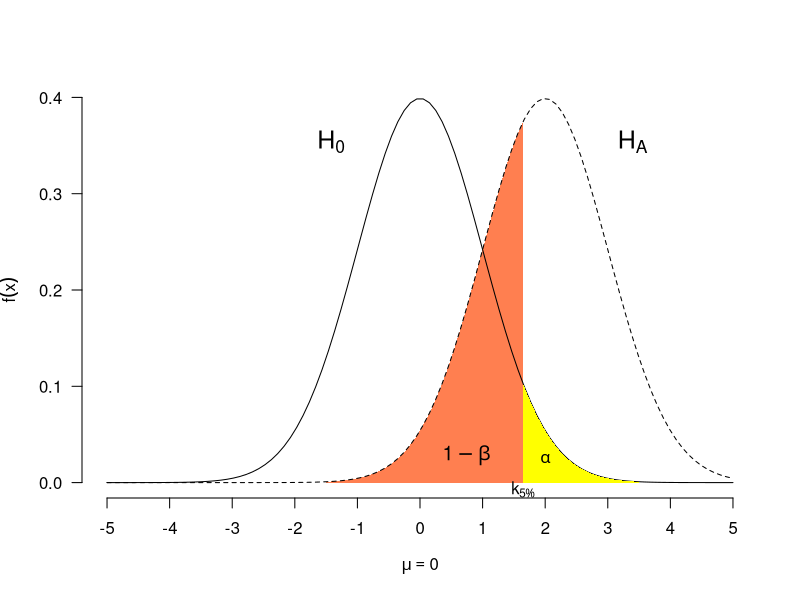
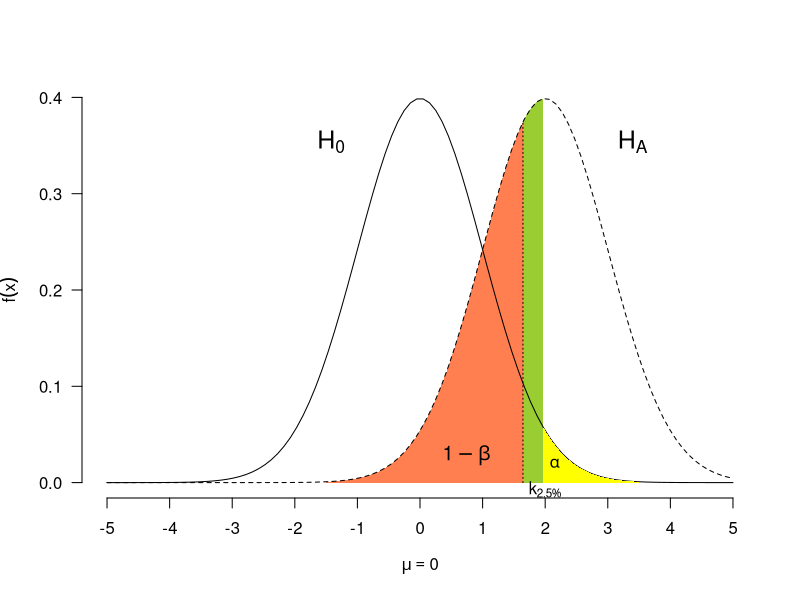

Here is the R script that generated these plots, in order:
# TODO: Add comment
# 
# Author: ortellic
###############################################################################

pdf(file="grafici/errorePrimaESecondaSpecie.pdf")

x <- seq(-3.5,3.5,length.out = 100)
y <- dnorm(x)

q95 <- qnorm(0.95)

Xd <- seq(q95,-1.5,length.out=30)
Yd<- dnorm(Xd,mean=2)
Xd <- c(q95,Xd,Xd[30])
Yd <- c(0,Yd,0)

#Xd <- c(Xd,NA,q95,seq(q95,3.5,length.out=30),seq(q95,3.5,length.out=30)[30])
#Yd <- c(Yd,NA,0,dnorm(seq(q95,3.5,length.out=30)),0)

x <- seq(-5,5,length.out = 100)
y <- dnorm(x,mean=0,sd=1)


plot(x,y,xlab=expression(mu==0),type="l",ylab=expression(f(x)),
		panel.first=polygon(Xd,Yd,col="coral",border = NA),
		las=1,axes=FALSE,xlim=c(-5,5),ylim=c(0,0.4))


Axis(at=(0:4)/10,side=2,las=1)
Axis(at=-5:5,side=1)

y <- dnorm(x,mean=2,sd=1)
lines(x,y,type="l",lty=2)
# abline(v=q95,lty=3)
text(-1.8, 0.35, expression(H[0]),pos=4,cex = 1.5)
text(3, 0.35, expression(H[A]),pos=4,cex = 1.5)

Xd <- c(q95,seq(q95,3.5,length.out=30),seq(q95,3.5,length.out=30)[30])
Yd <- c(0,dnorm(seq(q95,3.5,length.out=30)),0)
polygon(Xd,Yd,col="yellow",border = NA)

text(0.2, 0.025, expression(1-beta),pos=4,cex = 1.2)

text(2, 0.025, expression(alpha),cex = 1)
text(1.65, -0.007, expression(k[paste(5,symbol("%"))]),cex = 1)
dev.off()




pdf(file="grafici/errorePrimaESecondaSpecie2.pdf")

x <- seq(-3.5,3.5,length.out = 100)
y <- dnorm(x)

q975 <- qnorm(0.975)
q95 <- qnorm(0.95)

Xd <- seq(q975,-1.5,length.out=30)
Yd<- dnorm(Xd,mean=2)
Xd <- c(q975,Xd,Xd[30])
Yd <- c(0,Yd,0)

Xd1 <- seq(q95,q975,length.out=30)
Yd1<- dnorm(Xd1,mean=2)
Xd1 <- c(q95,Xd1,Xd1[30])
Yd1 <- c(0,Yd1,0)

Xd <- c(Xd,NA,Xd1)
Yd <- c(Yd,NA,Yd1)

#Xd <- c(Xd,NA,q975,seq(q975,3.5,length.out=30),seq(q975,3.5,length.out=30)[30])
#Yd <- c(Yd,NA,0,dnorm(seq(q975,3.5,length.out=30)),0)

x <- seq(-5,5,length.out = 100)
y <- dnorm(x,mean=0,sd=1)


plot(x,y,xlab=expression(mu==0),type="l",ylab=expression(f(x)),
		panel.first=polygon(Xd,Yd,col=c("coral","yellowgreen"),border = NA),
		las=1,axes=FALSE,xlim=c(-5,5),ylim=c(0,0.4))


Axis(at=(0:4)/10,side=2,las=1)
Axis(at=-5:5,side=1)

y <- dnorm(x,mean=2,sd=1)
lines(x,y,type="l",lty=2)
# abline(v=q975,lty=3)
text(-1.8, 0.35, expression(H[0]),pos=4,cex = 1.5)
text(3, 0.35, expression(H[A]),pos=4,cex = 1.5)

Xd <- c(q975,seq(q975,3.5,length.out=30),seq(q975,3.5,length.out=30)[30])
Yd <- c(0,dnorm(seq(q975,3.5,length.out=30)),0)
polygon(Xd,Yd,col="yellow",border = NA)

text(0.2, 0.025, expression(1-beta),pos=4,cex = 1.2)
text(2.15, 0.02, expression(alpha),cex = 1)
text(2, -0.007, expression(k[paste(2.5,symbol("%"))]),cex = 1)

lines(c(q95,q95),c(0,dnorm(q95,mean=2,sd=1)),lty=3)

dev.off()